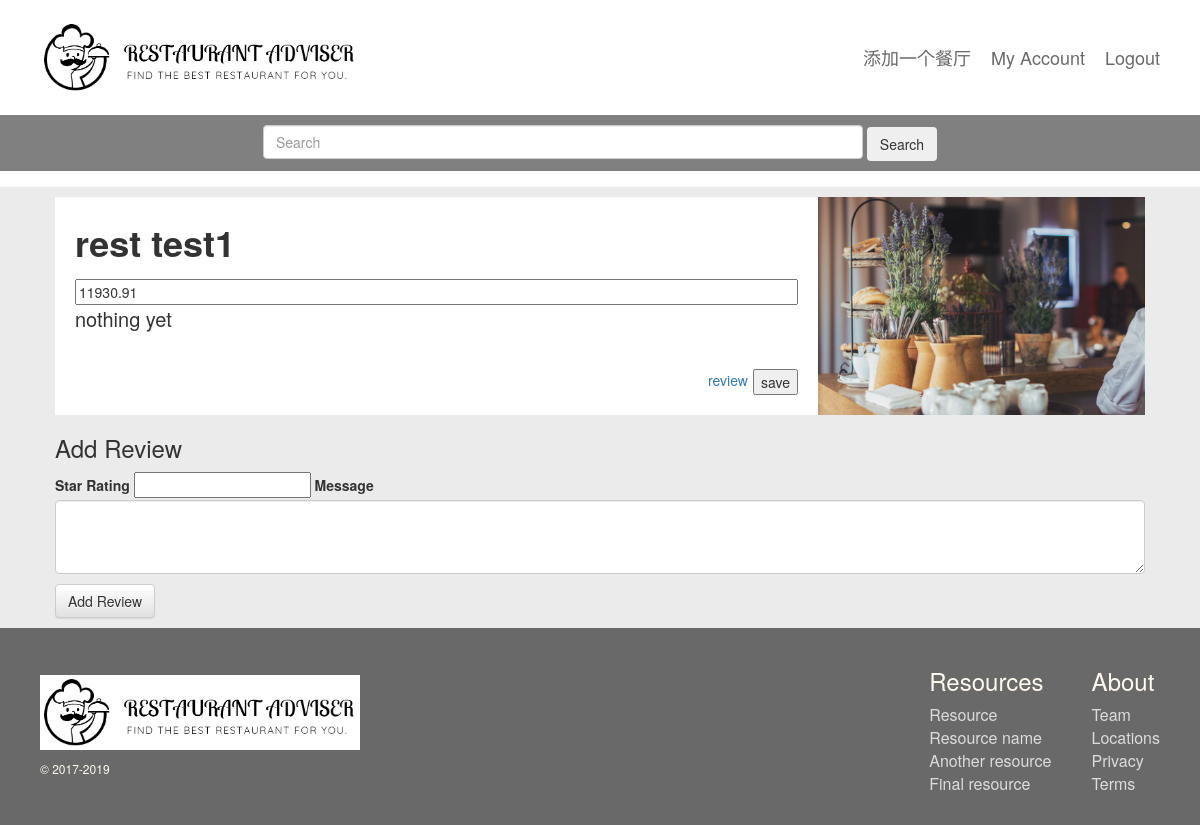
The page /rest_adv/restaurant/rest-test1/add_review/ (signed in) on the database its author committed.
### rest_adv/models.py (models this page shows, shortened)
class Restaurant(models.Model):
    name = models.CharField(max_length=128, unique=True)
    rate = models.FloatField(default = 0)
    slug = models.SlugField(unique = True)
    category = models.CharField(max_length=64, default='fast food') # everyone loves junk food :)
    intro = models.TextField(default = 'nothing yet')
    picture = models.ImageField(upload_to='restaurant_images', blank=True, default="statics/images/1.jpeg")
    createdAt = models.DateTimeField("Create time",auto_now_add=True)
    updatedAt = models.DateTimeField("Update time",auto_now=True)
    deletedAt = models.DateTimeField("Delete time",null=True,default=None)
    class Meta:
        verbose_name_plural = 'restaurants'

### rest_adv/views.py (the view, shortened to what this page needs)
# urls.py: path('restaurant/<slug:restaurant_name_slug>/add_review/', views.add_review, name='add_review'),
@login_required
def add_review(request, restaurant_name_slug):
    try:
        restaurant = Restaurant.objects.get(slug=restaurant_name_slug)
    except Restaurant.DoesNotExist:
        restaurant = None
    if restaurant is None:
        return redirect('rest_adv')
    form = ReviewForm()
    context_dict={'form':form,'restaurant':restaurant}
    return render(request,'rest_adv/add_review.html',context_dict)

### rest_adv/forms.py
class ReviewForm(forms.ModelForm):
    rate = forms.CharField(
        max_length=5,
        min_length=1,
        widget=forms.TextInput(attrs={
            'class':'rating rating-loading',
            'data-min':0,
            'data-max':5,
            'data-step':1,
            'type':'number'
        }))
    message = forms.CharField()
    class Meta:
        model = Review
        fields = ('rate', 'message',)

### templates/rest_adv/add_review.html (shortened to what this page needs)
{% extends 'rest_adv/base.html' %} {% load staticfiles %} {% block title_block %} Login {% endblock %}  {% block body_block %}
<div class="col-md-12">
    <div class="l-restaurant m-restaurant">
        <div class="l-restaurant__description m-restaurant__description ">
            <div class="l-restaurant__title m-restaurant__title ">{{restaurant.name}}</div>
            <input type="text " class="m-mostliked__starrating " value="{{restaurant.rate}} " data-size="sm ">
            <div class="l-restaurant__p m-restaurant__p ">{{restaurant.intro}}</div>
            <div class="l-restaurant__buttons m-restaurant__buttons">
                <a class="l-restaurant__button m-restaurant__button" href="url" style="margin:5px;">review</a>
                <button class="l-restaurant__button m-restaurant__button" id="save-restaurant">save</button>
            </div>
        </div>
        <div class="l-restaurant__cover m-restaurant__cover">
            {% if restaurant.picture %}
            <img class="m-restaurant__coverimg" src={{restaurant.picture.url}} alt="..."> {% else %}
            <img src={% static "images/3.jpeg" %} class="m-restaurant__coverimg alt=" Lorem Ipsum Dolor Sample Text "> {% endif %}
        </div>
    </div>
    <div class="l-add-review ">
        <h3>Add Review</h3>
        <form id="review_form " action="/rest_adv/restaurant/{{ restaurant.slug }}/add_review/" method="POST">
            <label for=" " class="l-add-review__label m-add-review__label ">Star Rating</label>
            <input name="rate" type="text " class="m-add-review__starrating " value="{{review.rate}} " data-size="sm ">
            <label for=" " class="l-add-review__label m-add-review__label ">Message</label>
            <textarea name="message" class="m-add-review__message form-control " rows="3 "></textarea>
            <button class="l-add-review__button btn btn-default " type="submit ">Add Review</button>
        </form>
    </div>
</div>
</div>
{% endblock %}

### templates/rest_adv/add_review.html (style rules this page uses)
.l-restaurant { display: flex; }
.l-restaurant__cover { width: 30%; }
.m-restaurant__coverimg { width: 100%; }
.l-restaurant__description { display: flex; flex-direction: column; justify-content: space-between; padding: 20px; }
.m-restaurant__description { width: 70%; background-color: white; }
.l-restaurant__title { margin-bottom: 10px; }
.m-restaurant__title { font-size: 36px; font-weight: bold; }
.m-restaurant__p { font-size: 20px; width: 100%; display: -webkit-box; -webkit-box-orient: vertical; -webkit-line-clamp: 3; }
.m-restaurant__buttons { height: 100%; }
.l-restaurant__buttons { display: flex; justify-content: flex-end; align-items: flex-end; }
.l-add-review__button { margin-top: 10px; }

### rows shown on the page
Restaurant: name "rest test1", rate "11930.91", intro "nothing yet"
